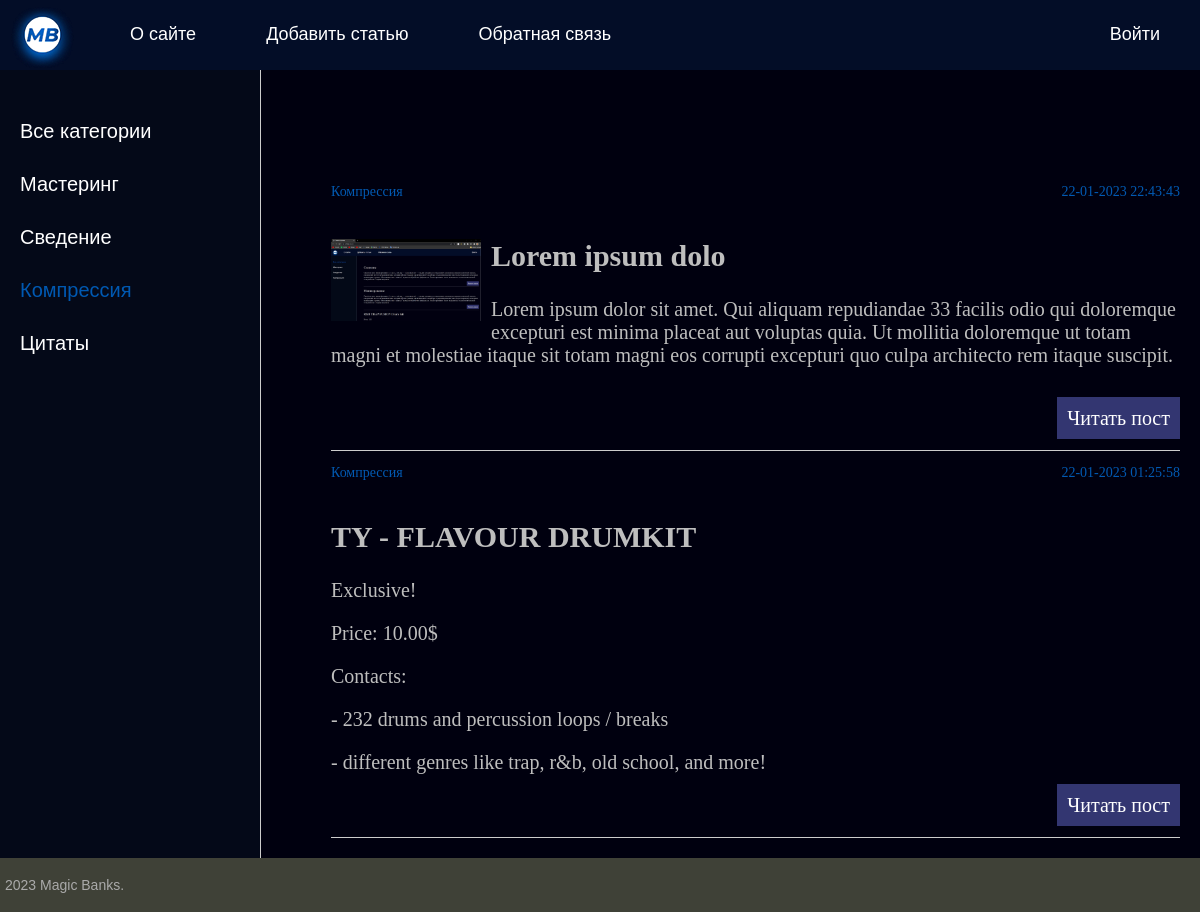
Screenshot of /category/3/ with the database file from the repository.
### notes/models.py (models this page shows, shortened)
class Category(models.Model):
    name = models.CharField(max_length=100, db_index=True, verbose_name='Категория') #создаём подкатегорию таблицы вумен, и привязываем её через ForeignKey в Notes
    def __str__(self):
        return self.name
    def get_absolute_url(self):
        return reverse('category', kwargs={'cat_id': self.pk})
    class Meta:
        verbose_name = 'Категории'
        verbose_name_plural = 'Категории'
        ordering = ['id']

class Notes(models.Model):
    title = models.CharField(max_length=255, verbose_name='Заголовок')
    content = models.TextField(blank=True, verbose_name='Текст статьи')
    photo = models.ImageField(upload_to="photos/%Y/%m/%d/", verbose_name='Фото')
    time_create = models.DateTimeField(auto_now_add=True, verbose_name='Время создания')
    time_update = models.DateTimeField(auto_now=True, verbose_name='Время изменения')
    is_published = models.BooleanField(default=True, verbose_name='Публикация')
    cat = models.ForeignKey('Category', on_delete=models.PROTECT, null=True, verbose_name='Категории')
    """ 1)models.PROTECT в случае удаления,
    записи Notes этой категории сохранятся.
    2)nul = True в случае если у нас есть какие-то записи в БД
    но они не привязаны к cat_id, будут заполняться
    нулями"""
    def get_absolute_url(self):
        return reverse('post', kwargs={'post_id': self.pk})
    class Meta:
        verbose_name = 'Записи'
        verbose_name_plural = 'Записи'
        ordering = ['-time_create', 'title']

### notes/views.py (the view)
# urls.py: path('category/<int:cat_id>/', show_category, name='category'),
def show_category(request, cat_id):
    posts = Notes.objects.filter(cat_id=cat_id)
    cats = Category.objects.all()
    if len(posts) == 0:
        raise Http404
    context = {
        'posts': posts,
        'cats': cats,
        'menu': menu,
        'title': 'Главная страница',
        'cat_selected': cat_id,
    }
    return render(request, 'notes/index.html', context=context)

### notes/templates/notes/index.html (shortened to what this page needs)
{% extends 'notes/base.html' %}
{% block content %}
<ul class="list-articles">
	{% for p in posts %}
	<div class="cat_date">
		<p class="first">{{p.cat}}</p>
		<p class="last">{{p.time_update|date:"d-m-Y H:i:s"}}</p>
	</div>
	<li>
{% if p.photo %}
		<p><img class="img-article-left thumb" src="{{p.photo.url}}"></p>
{% endif %}
		<h2>{{p.title}}</h2>
	{% autoescape on %}
	{{p.content|linebreaks|truncatewords:50}}
	{% endautoescape %}
			<p class="link-read-post"><a href="{{ p.get_absolute_url }}">Читать пост</a></p>
			</li>
	{% endfor %}
</ul>
{% endblock %}

### notes/templates/notes/base.html (shortened to what this page needs)
{% load static %}
<!DOCTYPE html>
<html>
<head>
	<link type="text/css" href="{% static 'notes/css/styles.css' %}" rel="stylesheet" />
</head>
<body>
<table class="table-page" border=0 cellpadding="0" cellspacing="0">
<tr><td valign=top>
{% block mainmenu %}
		<div class="header">
			<ul id="mainmenu" class="mainmenu">
			<li class="logo"><a href="{% url 'home' %}"><div class="logo"></div></a></li>
{% for m in menu %}
	{% if not forloop.last %}
			<li><a href="{% url m.url_name %}">{{m.title}}</a></li>
	{% else %}
			<li class="last"><a href="{% url m.url_name %}">{{m.title}}</a></li>
	{% endif %}
{% endfor %}
			</ul>
		</div>
{% endblock mainmenu %}
<table class="table-content" border=0 cellpadding="0" cellspacing="0">
<tr>
<td valign="top" class="left-chapters">
	<ul id="leftchapters">
{% if cat_selected == 0 %}
		<li class="selected">Все категории</li>
{% else %}
		<li><a href="{% url 'home' %}">Все категории</a></li>
{% endif %}
{% for c in cats %}
		{% if c.pk == cat_selected %}
	<li class="selected">{{ c.name }}</li>
	{% else %}
	<li><a href="{{ c.get_absolute_url }}">{{c.name}}</a></li>
	{% endif %}
{% endfor %}
	</ul>
</td>
<td valign="top" class="content">
	<div class="content-text">
{% block content %}
{% endblock %}
	</div>
</td></tr></table>
</td></tr>
<tr><td valign=top>
	<div id="footer">
		<p>2023 Magic Banks.</p>
	</div>
</td></tr></table>
</body>
</html>

### notes/static/notes/css/styles.css (style rules this page uses)
html, body { font-family: 'Arial'; margin: 0; padding: 0; height: 100%; width: 100%; color: #444; }
a { color: #0059b2; text-decoration: none; }
img { max-width: 600px; height: auto; }
img.img-article-left { max-width: 300px; height: auto; float: left; padding: 0 10px 10px 0; }
img.img-article-left.thumb { max-width: 150px; height: auto; }
p.link-read-post { text-align: right; }
p.link-read-post a { padding: 10px; min-width: 100px; background: #333671; color: #fff; text-decoration: none; }
ul.list-articles { list-style: none; margin: 0; padding: 0; }
ul.list-articles li { border-bottom: 1px solid #ccc; }
.table-page { width: 100%; height: 100%; vertical-align: top; }
.table-page tr { height: 100%; }
.header { background: #030d27; height: 70px; }
.logo { background: url('../images/logoset.png') no-repeat 10px 5px; width: 100px; height: 100px; }
ul.mainmenu { list-style: none; margin: 0; padding: 0; height: 70px; color: #fdc073; font-size: 18px; overflow: hidden; }
ul.mainmenu li { float: left; margin: 24px 40px 0 30px; }
ul.mainmenu li.logo { margin: 0; }
ul.mainmenu li.last { float: right; }
ul.mainmenu li a { color: #ffffff; text-decoration: none; }
.table-content { width: 100%; min-height: 100%; height: 100%; }
.left-chapters { margin: 0; background: #040918; border-right: 1px solid #ccc; min-height: 100%; }
.left-chapters ul { width: 230px; min-height: 100%; margin: 0; padding: 20px 10px 10px 20px; list-style: none; font-size: 20px; }
.left-chapters ul li { margin: 30px 0 0 0; color: #999; }
.left-chapters ul li.selected { color: #0059b2; }
.left-chapters ul li a { color: #fff; text-decoration: none; }
.content { padding: 40px 20px 20px 40px; width: 100%; box-sizing: border-box; background-color: #00000f; }
.content-text { margin: 60px 0 0 30px; color: #bebebe; font-size: 20px; font-family: Yandex Sans Display Light; }
#footer { box-sizing: border-box; background: #3F4137; padding: 5px; color: #aaa; font-size: 14px; font-family: Verdana, Geneva, Arial, Helvetica; text-align: left; overflow: hidden; }
.cat_date { display: flex; justify-content: space-between; font-size:14px; color: #0259b2; }

### rows the page displays
Category: name "Мастеринг"
Category: name "Сведение"
Category: name "Компрессия"
Category: name "Цитаты"
Notes: cat "Компрессия", time_update "22-01-2023 22:43:43", photo (picture), title "Lorem ipsum dolo", content "Lorem ipsum dolor sit amet. Qui aliquam repudiandae 33 facilis odio qui doloremque excepturi est minima placeat aut voluptas quia. Ut mollitia doloremque ut totam magni et molestiae itaque sit totam magni eos corrupti excepturi quo culpa architecto rem itaque suscipit."
Notes: cat "Компрессия", time_update "22-01-2023 01:25:58", title "TY - FLAVOUR DRUMKIT", content "Exclusive! Price: 10.00$ Contacts: - 232 drums and percussion loops / breaks - different genres like trap, r&b, old school, and more!"

### other values shown
{{ m.title }} "О сайте" "Добавить статью" "Обратная связь"
{{ m.title }} "Войти"
